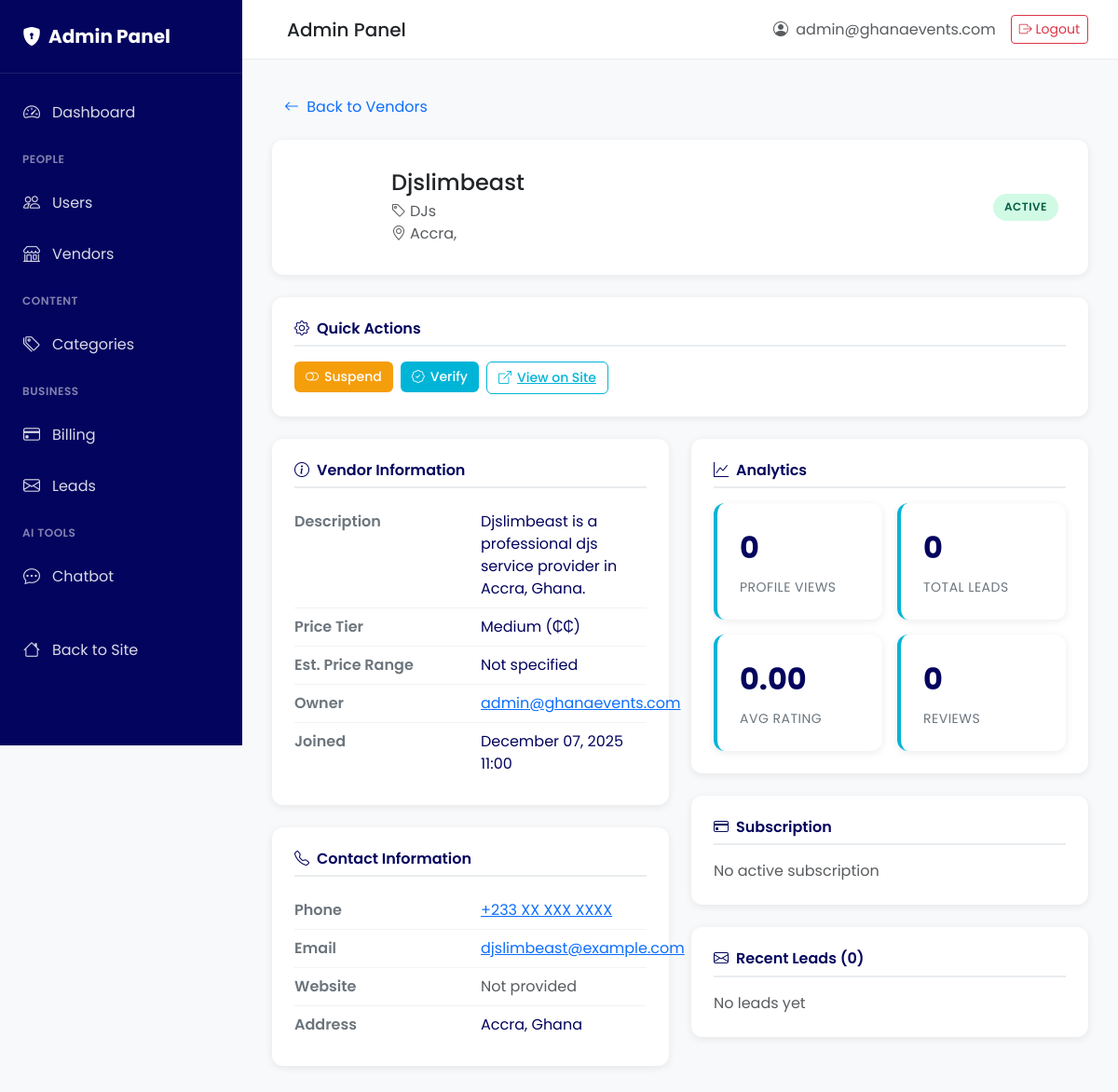
Before: /admin-panel/vendors/c921ca30-9c2d-45b4-820d-ba51a0bc9399/ (signed in) with the older database file.
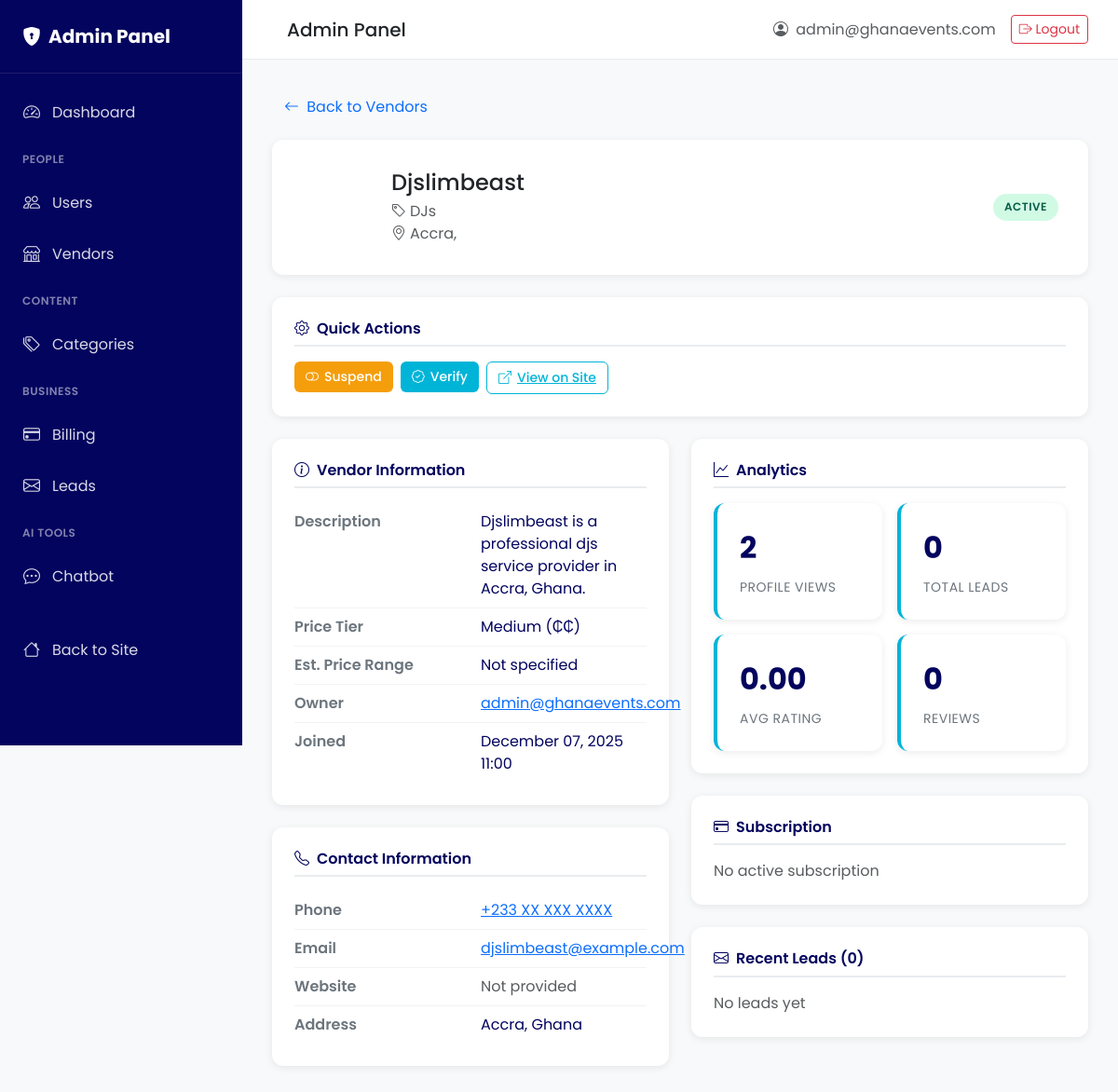
After: the same page with the newer database file.
### vendors/models.py (models this page shows, shortened)
class Vendor(models.Model):
    STATUS_CHOICES = [
        ('pending', 'Pending'),
        ('active', 'Active'),
        ('suspended', 'Suspended'),
    ]
    PRICE_TIER_CHOICES = [
        ('low', 'Low (₵)'),
        ('medium', 'Medium (₵₵)'),
        ('high', 'High (₵₵₵)'),
    ]
    id = models.UUIDField(primary_key=True, default=uuid.uuid4, editable=False)
    user = models.ForeignKey('accounts.User', on_delete=models.CASCADE, related_name='vendors', null=True, blank=True)
    category = models.ForeignKey('categories.Category', on_delete=models.PROTECT, related_name='vendors')
    name = models.CharField(max_length=255)
    slug = models.SlugField(max_length=255, unique=True)
    subcategory = models.CharField(max_length=100, blank=True)
    description = models.TextField()
    address = models.CharField(max_length=500)
    city = models.CharField(max_length=100, default='Accra')
    neighborhood = models.CharField(max_length=100, blank=True)
    latitude = models.DecimalField(max_digits=9, decimal_places=6, null=True, blank=True)
    longitude = models.DecimalField(max_digits=9, decimal_places=6, null=True, blank=True)
    phone_number = models.CharField(max_length=20)
    email = models.EmailField()
    website = models.URLField(blank=True)
    social_links = models.JSONField(
        default=dict,
        blank=True,
        help_text="JSON object with instagram, facebook, twitter keys"
    )
    images = models.JSONField(default=list, blank=True, help_text="Array of image URLs")
    tags = models.JSONField(default=list, blank=True, help_text="Array of tags")
    price_tier = models.CharField(max_length=10, choices=PRICE_TIER_CHOICES, default='medium')
    estimated_price_range = models.CharField(max_length=100, blank=True, help_text="e.g. '₵500 - ₵2000'")
    rating = models.DecimalField(
        max_digits=3,
        decimal_places=2,
        default=0.00,
        validators=[MinValueValidator(0), MaxValueValidator(5)]
    )
    reviews_count = models.IntegerField(default=0)
    verified = models.BooleanField(default=False)
    status = models.CharField(max_length=10, choices=STATUS_CHOICES, default='pending')
    subscription_plan = models.ForeignKey(
        'billing.SubscriptionPlan',
        on_delete=models.SET_NULL,
        null=True,
        blank=True,
        related_name='vendors'
    )
    views_count = models.IntegerField(default=0)
    leads_count = models.IntegerField(default=0)
    created_at = models.DateTimeField(auto_now_add=True)
    updated_at = models.DateTimeField(auto_now=True)
    class Meta:
        db_table = 'vendors'
        ordering = ['-created_at']
        indexes = [
            models.Index(fields=['status', 'verified']),
            models.Index(fields=['category', 'city']),
            models.Index(fields=['slug']),
        ]
    @property
    def images_list(self):
        import json
        if not self.images:
            return []

### categories/models.py (models this page shows, shortened)
class Category(models.Model):
    id = models.UUIDField(primary_key=True, default=uuid.uuid4, editable=False)
    name = models.CharField(max_length=100, unique=True)
    slug = models.SlugField(max_length=100, unique=True)
    description = models.TextField(blank=True)
    icon = models.CharField(max_length=50, blank=True, help_text="Icon name or emoji (fallback)")
    image = models.ImageField(upload_to='categories/', blank=True, null=True, help_text="Category image")
    created_at = models.DateTimeField(auto_now_add=True)
    updated_at = models.DateTimeField(auto_now=True)
    class Meta:
        db_table = 'categories'
        verbose_name_plural = 'categories'
        ordering = ['name']

### accounts/models.py (models this page shows, shortened)
class User(AbstractUser):
    ROLE_CHOICES = [
        ('user', 'User'),
        ('vendor', 'Vendor'),
        ('admin', 'Admin'),
    ]
    id = models.UUIDField(primary_key=True, default=uuid.uuid4, editable=False)
    email = models.EmailField(unique=True)
    phone = models.CharField(max_length=20, blank=True, null=True)
    role = models.CharField(max_length=10, choices=ROLE_CHOICES, default='user')
    favorites = models.JSONField(default=list, blank=True)
    created_at = models.DateTimeField(auto_now_add=True)
    updated_at = models.DateTimeField(auto_now=True)
    USERNAME_FIELD = 'email'
    REQUIRED_FIELDS = ['username']
    class Meta:
        db_table = 'users'
        ordering = ['-created_at']

### admin_panel/decorators.py (the view)
    def wrapper(request, *args, **kwargs):
        if not request.user.is_authenticated:
            messages.error(request, 'You must be logged in to access the admin panel.')
            return redirect('login')
        if request.user.role != 'admin':
            messages.error(request, 'You do not have permission to access the admin panel.')
            return redirect('home')
        return view_func(request, *args, **kwargs)

### admin_panel/views.py (called while the page is built)
@admin_required
def vendor_detail_view(request, vendor_id):
    vendor = get_object_or_404(
        Vendor.objects.select_related('user', 'category', 'subscription_plan'),
        id=vendor_id
    )
    recent_leads = vendor.leads.all().select_related('user').order_by('-created_at')[:10]
    subscriptions = vendor.subscriptions.all().select_related('plan').order_by('-created_at')
    boosts = vendor.boosts.all().order_by('-start_date')
    context = {
        'vendor': vendor,
        'recent_leads': recent_leads,
        'subscriptions': subscriptions,
        'boosts': boosts,
        'page_title': f'Vendor: {vendor.name}',
    }
    return render(request, 'admin_panel/vendors/detail.html', context)

### templates/admin_panel/vendors/detail.html (shortened to what the changed rows need)
{% extends 'admin_panel/base.html' %}
{% load static %}
{% load humanize %}
{% block content %}
<div class="detail-header">
    <div class="row align-items-center">
        <div class="col-md-8">
            <div class="d-flex align-items-center">
                <div>
                    <h4 class="mb-1">{{ vendor.name }}</h4>
                    <p class="mb-0 text-muted">
                        <i class="bi bi-tag me-1"></i>{{ vendor.category.name }}
                    </p>
                    <p class="mb-0 text-muted">
                        <i class="bi bi-geo-alt me-1"></i>{{ vendor.city }}, {{ vendor.neighborhood }}
                    </p>
                </div>
            </div>
        </div>
        <div class="col-md-4 text-md-end mt-3 mt-md-0">
            <div class="d-flex flex-wrap gap-2 justify-content-md-end">
                <span class="status-badge status-{{ vendor.status }}">
                    {{ vendor.get_status_display }}
                </span>
            </div>
        </div>
    </div>
</div>
<div class="row">
    <div class="col-lg-6">
        <div class="detail-section">
            <div class="detail-row">
                <div class="detail-label">Description</div>
                <div class="detail-value">{{ vendor.description|truncatewords:30 }}</div>
            </div>
            <div class="detail-row">
                <div class="detail-label">Price Tier</div>
                <div class="detail-value">{{ vendor.get_price_tier_display }}</div>
            </div>
            <div class="detail-row">
                <div class="detail-label">Est. Price Range</div>
                <div class="detail-value">{{ vendor.estimated_price_range|default:"Not specified" }}</div>
            </div>
            <div class="detail-row">
                <div class="detail-value">
                    <a href="{% url 'admin_panel:user_detail' vendor.user.id %}">{{ vendor.user.email }}</a>
                </div>
            </div>
            <div class="detail-row">
                <div class="detail-label">Joined</div>
                <div class="detail-value">{{ vendor.created_at|date:"F d, Y H:i" }}</div>
            </div>
        </div>
        <div class="detail-section">
            <div class="detail-row">
                <div class="detail-value">
                    <a href="tel:{{ vendor.phone_number }}">{{ vendor.phone_number }}</a>
                </div>
            </div>
            <div class="detail-row">
                <div class="detail-value">
                    <a href="mailto:{{ vendor.email }}">{{ vendor.email }}</a>
                </div>
            </div>
            <div class="detail-row">
                <div class="detail-label">Address</div>
                <div class="detail-value">{{ vendor.address }}</div>
            </div>
        </div>
    </div>
    <div class="col-lg-6">
        <div class="detail-section">
            <div class="row g-3">
                <div class="col-6">
                    <div class="stat-card">
                        <div class="stat-value">{{ vendor.views_count|intcomma }}</div>
                        <div class="stat-label">Profile Views</div>
                    </div>
                </div>
                <div class="col-6">
                    <div class="stat-card">
                        <div class="stat-value">{{ vendor.leads_count|intcomma }}</div>
                        <div class="stat-label">Total Leads</div>
                    </div>
                </div>
                <div class="col-6">
                    <div class="stat-card">
                        <div class="stat-value">{{ vendor.rating }}</div>
                        <div class="stat-label">Avg Rating</div>
                    </div>
                </div>
                <div class="col-6">
                    <div class="stat-card">
                        <div class="stat-value">{{ vendor.reviews_count }}</div>
                        <div class="stat-label">Reviews</div>
                    </div>
                </div>
            </div>
        </div>
    </div>
</div>
{% endblock %}

Changed rows visible on the page:
changed Vendor "Djslimbeast": views_count "0" → "2"
